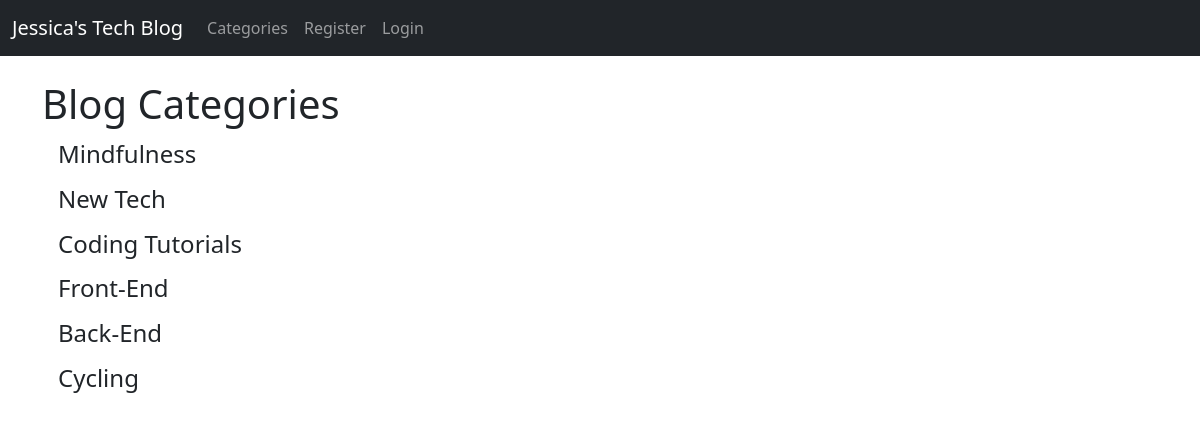
The page /category-list/ on the database its author committed.
### blogsite/models.py (models this page shows, shortened)
class Category(models.Model):
    name = models.CharField(max_length=255)
    def __str__(self):
        return self.name

### blogsite/views.py (the view)
# urls.py: path('category-list/', CategoryListView, name='category-list'),
def CategoryListView(request):
    cat_menu_list = Category.objects.all()
    return render(request, 'category_list.html', {'cat_menu_list':cat_menu_list})

### blogsite/templates/category_list.html (shortened to what this page needs)
{% extends 'base.html' %}
{% block content %}
    <h1>Blog Categories</h1>
        {% for item in cat_menu_list %}
            <h4><a class="dropdown-item" href="{% url 'category' item|slugify %}">{{ item }}</a></h4>
        {% endfor %}
{% endblock %}

### rows shown on the page
Category: name "Mindfulness"
Category: name "New Tech"
Category: name "Coding Tutorials"
Category: name "Front-End"
Category: name "Back-End"
Category: name "Cycling"
